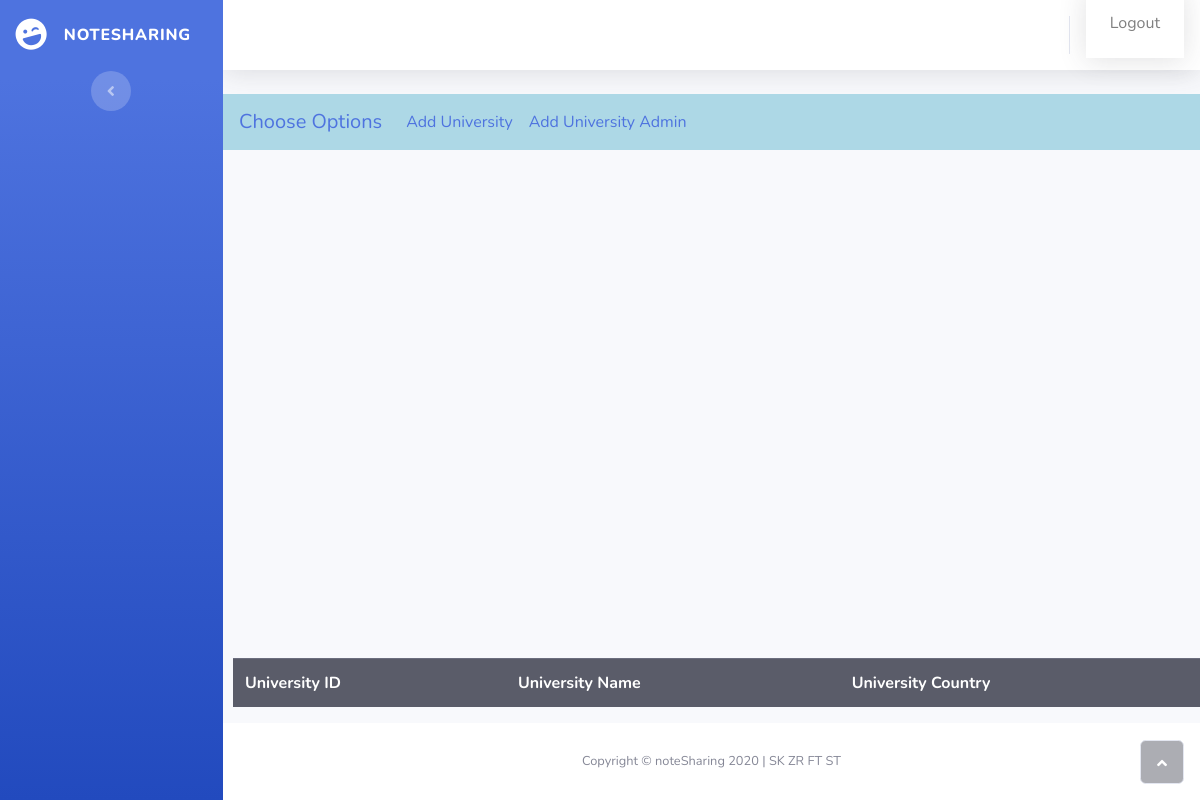
/admin, run on an earlier commit of the app's database.
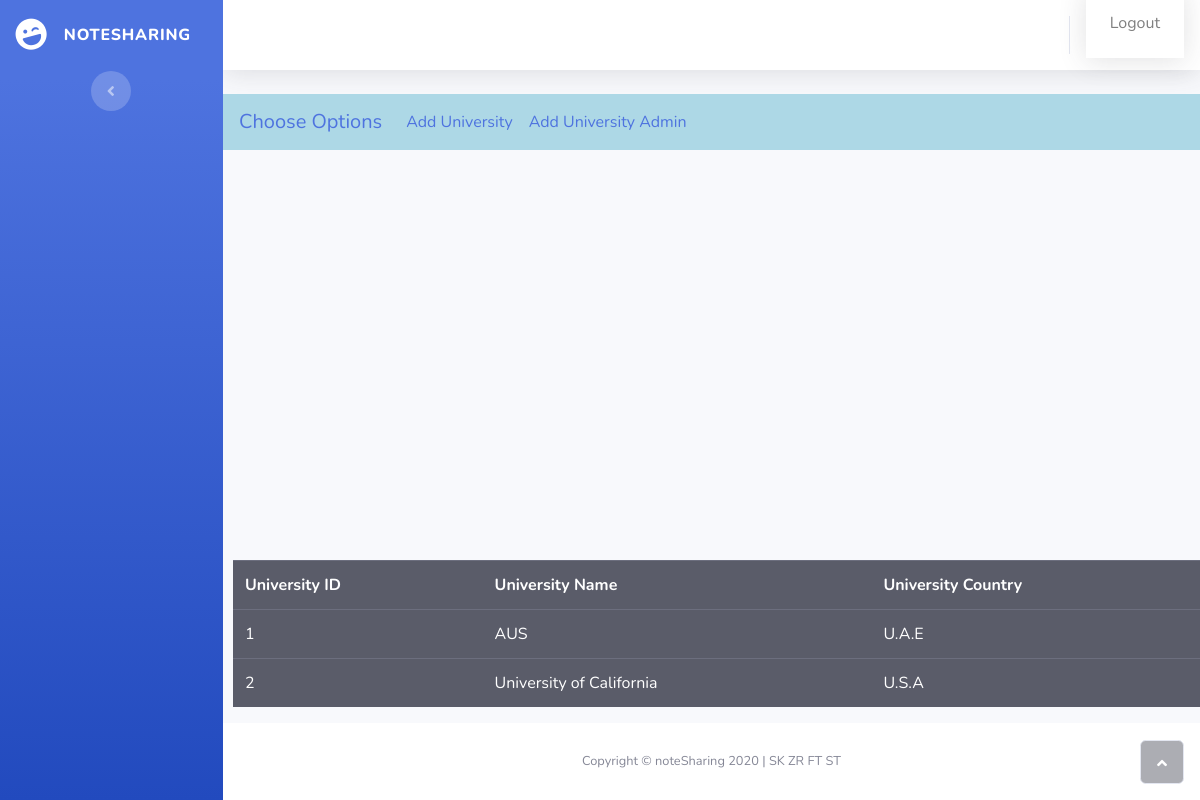
And on a later commit of the database.
### swe_project/models.py (models this page shows)
class University(db.Model):
    id=db.Column(db.Integer,primary_key=True)
    name=db.Column(db.String(40),nullable=False,unique=True)
    country=db.Column(db.String(40),nullable=False)

### swe_project/routes.py (the view)
@app.route('/admin', methods=['GET','POST'])
def admin():
    return render_template('admin.html', universityList=University.query.all())

### swe_project/templates/admin.html (shortened to what this page needs)
<!DOCTYPE html>
<html>
<head>
    <link rel="stylesheet" href="static/assets/bootstrap/css/bootstrap.min.css">
    <link rel="stylesheet" href="static/assets/fonts/fontawesome-all.min.css">
</head>
<body id="page-top">
    <div id="wrapper">
        <nav class="navbar navbar-dark align-items-start sidebar sidebar-dark accordion bg-gradient-primary p-0">
            <div class="container-fluid d-flex flex-column p-0">
                <a class="navbar-brand d-flex justify-content-center align-items-center sidebar-brand m-0" href="#">
                    <div class="sidebar-brand-icon rotate-n-15"><i class="fas fa-laugh-wink"></i></div>
                    <div class="sidebar-brand-text mx-3"><span>noteSharing</span></div>
                </a>
                <div class="text-center d-none d-md-inline"><button class="btn rounded-circle border-0" id="sidebarToggle" type="button"></button></div>
            </div>
        </nav>
        <div class="d-flex flex-column" id="content-wrapper">
            <div id="content">
                <nav class="navbar navbar-light navbar-expand bg-white shadow mb-4 topbar static-top">
                    <div class="container-fluid"><button class="btn btn-link d-md-none rounded-circle mr-3" id="sidebarToggleTop" type="button"></button>
                        <ul class="nav navbar-nav flex-nowrap ml-auto">
                                <nav class="navbar navbar-dark navbar-expand bg-white shadow mb-4 topbar static-top">
                                    <a class="nav-item nav-link" href="{{ url_for('logout') }}">Logout</a>
                                </nav>
            </div>
            </nav>
            <nav class="navbar navbar-expand-lg class="navbar navbar-light" style="background-color:lightblue;">
                    <a class="navbar-brand" href="#">Choose Options</a>
                    <div class="collapse navbar-collapse" id="navbarSupportedContent">
                      <ul class="navbar-nav mr-auto">
                        <li class="nav-item ">
                          <a class="nav-link" href="{{url_for('addUNI')}}">Add University <span class="sr-only">(current)</span></a>
                        </li>
                        <li class="nav-item">
                                <a class="nav-link" href="{{url_for('addUNIADMIN')}}">Add University Admin</a>
                        </li>
                    </ul>
             </nav>
        </div>
        <table class= "table table-dark" style="margin-top: 30px; margin-left: 10px;">
        <tr>
                <th scope="col">
                    University ID
                </th>
                <th scope= "col">
                     University Name
                </th>
                <th scope= "col">
                    University Country
               </th>
            </tr>
            {%for uni in universityList%}
            <tr>
                <td scope="col">
                    {{uni.id}}
                </td>
                <td scope="col">
                    {{uni.name}}
                </td>
                <td scope="col">
                    {{uni.country}}
                </td>
            </tr>
        {%endfor%}
</table>
        <footer class="bg-white sticky-footer">
            <div class="container my-auto">
                <div class="text-center my-auto copyright"><span>Copyright © noteSharing 2020 | SK ZR FT ST</span></div>
            </div>
        </footer>
    </div><a class="border rounded d-inline scroll-to-top" href="#page-top"><i class="fas fa-angle-up"></i></a></div>
</body>
</html>

What changed in the data, as far as the page shows it:
added University: id "1", name "AUS", country "U.A.E"
added University: id "2", name "University of California", country "U.S.A"
